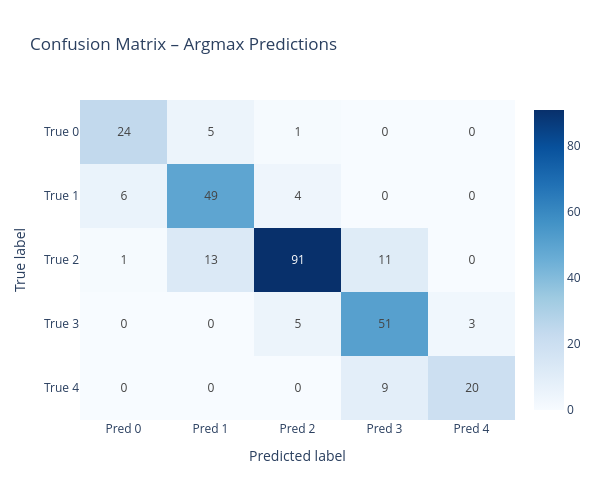
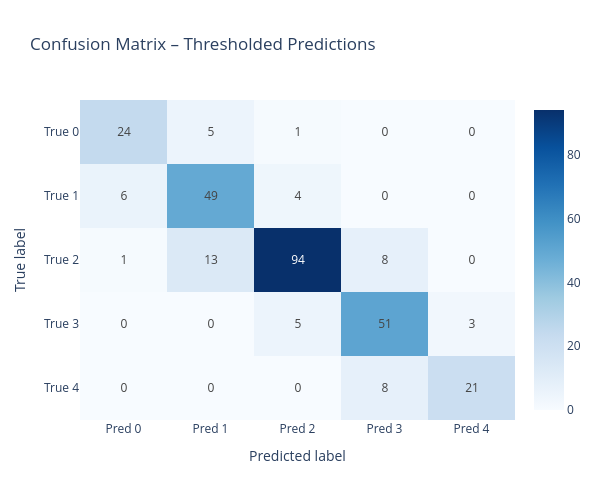
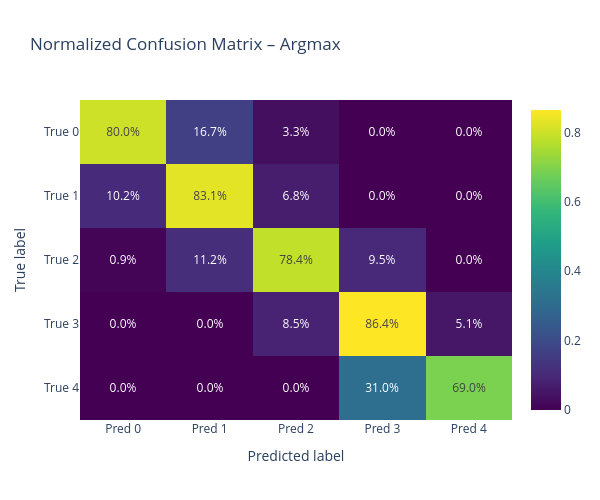
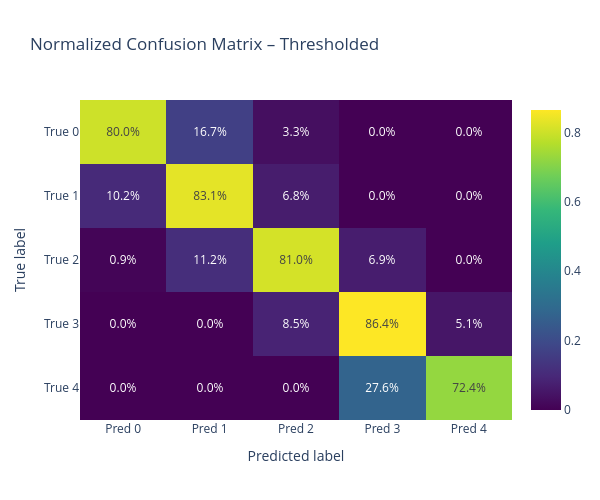

Write notebook code for charts like these, in order.
### Markdown cell above
We can now switch between SalePrice_NormalDist_Group and SalePrice_Min100_Group simply by changing TARGET_COL at the top and re-running the notebook to compare results.

### Code cell
import numpy as np
from sklearn.metrics import confusion_matrix
import plotly.graph_objects as go

def plot_confusion_heatmap(y_true, y_pred, title, normalize=False):
    """
    Plots a confusion matrix as an interactive Plotly heatmap.
    Set normalize=True for per-class percentage view.
    """
    cm = confusion_matrix(y_true, y_pred)

    if normalize:
        cm = cm.astype('float') / cm.sum(axis=1, keepdims=True)
        cm = np.nan_to_num(cm)  # handle divide-by-zero
        text = np.round(cm * 100, 1).astype(str) + '%'
        colorscale = "Viridis"
    else:
        text = cm
        colorscale = "Blues"

    classes = [str(c) for c in np.unique(y_true)]
    fig = go.Figure(
        data=go.Heatmap(
            z=cm,
            x=[f"Pred {c}" for c in classes],
            y=[f"True {c}" for c in classes],
            text=text,
            texttemplate="%{text}",
            textfont={"size": 12},
            colorscale=colorscale,
            showscale=True,
            hovertemplate="True %{y}<br>Pred %{x}<br>Count: %{z}<extra></extra>",
        )
    )

    fig.update_layout(
        title=title,
        xaxis_title="Predicted label",
        yaxis_title="True label",
        yaxis_autorange="reversed",
        width=600,
        height=500,
    )
    fig.show()

# Plot both confusion matrices
plot_confusion_heatmap(y_valid, y_pred, "Confusion Matrix – Argmax Predictions")
plot_confusion_heatmap(y_valid, preds_thr, "Confusion Matrix – Thresholded Predictions")

# Optional normalized versions (percentage view)
plot_confusion_heatmap(y_valid, y_pred, "Normalized Confusion Matrix – Argmax", normalize=True)
plot_confusion_heatmap(y_valid, preds_thr, "Normalized Confusion Matrix – Thresholded", normalize=True)

### Figure 1 — Plotly figure (JSON) as saved in the notebook; plotly's stock layout.template omitted (floating-point values rounded to 4 significant figures)
{"data": [{"colorscale": [[0, "rgb(247,251,255)"], [0.125, "rgb(222,235,247)"], [0.25, "rgb(198,219,239)"], [0.375, "rgb(158,202,225)"], [0.5, "rgb(107,174,214)"], [0.625, "rgb(66,146,198)"], [0.75, "rgb(33,113,181)"], [0.875, "rgb(8,81,156)"], [1, "rgb(8,48,107)"]], "hovertemplate": "True %{y}<br>Pred %{x}<br>Count: %{z}<extra></extra>", "showscale": true, "text": [[24, 5, 1, 0, 0], [6, 49, 4, 0, 0], [1, 13, 91, 11, 0], [0, 0, 5, 51, 3], [0, 0, 0, 9, 20]], "textfont": {"size": 12}, "texttemplate": "%{text}", "type": "heatmap", "x": ["Pred 0", "Pred 1", "Pred 2", "Pred 3", "Pred 4"], "y": ["True 0", "True 1", "True 2", "True 3", "True 4"], "z": [[24, 5, 1, 0, 0], [6, 49, 4, 0, 0], [1, 13, 91, 11, 0], [0, 0, 5, 51, 3], [0, 0, 0, 9, 20]]}], "layout": {"height": 500, "title": {"text": "Confusion Matrix – Argmax Predictions"}, "width": 600, "xaxis": {"title": {"text": "Predicted label"}}, "yaxis": {"autorange": "reversed", "title": {"text": "True label"}}}}

### Figure 2 — Plotly figure (JSON) as saved in the notebook; plotly's stock layout.template omitted (floating-point values rounded to 4 significant figures)
{"data": [{"colorscale": [[0, "rgb(247,251,255)"], [0.125, "rgb(222,235,247)"], [0.25, "rgb(198,219,239)"], [0.375, "rgb(158,202,225)"], [0.5, "rgb(107,174,214)"], [0.625, "rgb(66,146,198)"], [0.75, "rgb(33,113,181)"], [0.875, "rgb(8,81,156)"], [1, "rgb(8,48,107)"]], "hovertemplate": "True %{y}<br>Pred %{x}<br>Count: %{z}<extra></extra>", "showscale": true, "text": [[24, 5, 1, 0, 0], [6, 49, 4, 0, 0], [1, 13, 94, 8, 0], [0, 0, 5, 51, 3], [0, 0, 0, 8, 21]], "textfont": {"size": 12}, "texttemplate": "%{text}", "type": "heatmap", "x": ["Pred 0", "Pred 1", "Pred 2", "Pred 3", "Pred 4"], "y": ["True 0", "True 1", "True 2", "True 3", "True 4"], "z": [[24, 5, 1, 0, 0], [6, 49, 4, 0, 0], [1, 13, 94, 8, 0], [0, 0, 5, 51, 3], [0, 0, 0, 8, 21]]}], "layout": {"height": 500, "title": {"text": "Confusion Matrix – Thresholded Predictions"}, "width": 600, "xaxis": {"title": {"text": "Predicted label"}}, "yaxis": {"autorange": "reversed", "title": {"text": "True label"}}}}

### Figure 3 — Plotly figure (JSON) as saved in the notebook; plotly's stock layout.template omitted (floating-point values rounded to 4 significant figures)
{"data": [{"colorscale": [[0, "#440154"], [0.1111, "#482878"], [0.2222, "#3e4989"], [0.3333, "#31688e"], [0.4444, "#26828e"], [0.5556, "#1f9e89"], [0.6667, "#35b779"], [0.7778, "#6ece58"], [0.8889, "#b5de2b"], [1, "#fde725"]], "hovertemplate": "True %{y}<br>Pred %{x}<br>Count: %{z}<extra></extra>", "showscale": true, "text": [["80.0%", "16.7%", "3.3%", "0.0%", "0.0%"], ["10.2%", "83.1%", "6.8%", "0.0%", "0.0%"], ["0.9%", "11.2%", "78.4%", "9.5%", "0.0%"], ["0.0%", "0.0%", "8.5%", "86.4%", "5.1%"], ["0.0%", "0.0%", "0.0%", "31.0%", "69.0%"]], "textfont": {"size": 12}, "texttemplate": "%{text}", "type": "heatmap", "x": ["Pred 0", "Pred 1", "Pred 2", "Pred 3", "Pred 4"], "y": ["True 0", "True 1", "True 2", "True 3", "True 4"], "z": [[0.8, 0.1667, 0.03333, 0.0, 0.0], [0.1017, 0.8305, 0.0678, 0.0, 0.0], [0.008621, 0.1121, 0.7845, 0.09483, 0.0], [0.0, 0.0, 0.08475, 0.8644, 0.05085], [0.0, 0.0, 0.0, 0.3103, 0.6897]]}], "layout": {"height": 500, "title": {"text": "Normalized Confusion Matrix – Argmax"}, "width": 600, "xaxis": {"title": {"text": "Predicted label"}}, "yaxis": {"autorange": "reversed", "title": {"text": "True label"}}}}

### Figure 4 — Plotly figure (JSON) as saved in the notebook; plotly's stock layout.template omitted (floating-point values rounded to 4 significant figures)
{"data": [{"colorscale": [[0, "#440154"], [0.1111, "#482878"], [0.2222, "#3e4989"], [0.3333, "#31688e"], [0.4444, "#26828e"], [0.5556, "#1f9e89"], [0.6667, "#35b779"], [0.7778, "#6ece58"], [0.8889, "#b5de2b"], [1, "#fde725"]], "hovertemplate": "True %{y}<br>Pred %{x}<br>Count: %{z}<extra></extra>", "showscale": true, "text": [["80.0%", "16.7%", "3.3%", "0.0%", "0.0%"], ["10.2%", "83.1%", "6.8%", "0.0%", "0.0%"], ["0.9%", "11.2%", "81.0%", "6.9%", "0.0%"], ["0.0%", "0.0%", "8.5%", "86.4%", "5.1%"], ["0.0%", "0.0%", "0.0%", "27.6%", "72.4%"]], "textfont": {"size": 12}, "texttemplate": "%{text}", "type": "heatmap", "x": ["Pred 0", "Pred 1", "Pred 2", "Pred 3", "Pred 4"], "y": ["True 0", "True 1", "True 2", "True 3", "True 4"], "z": [[0.8, 0.1667, 0.03333, 0.0, 0.0], [0.1017, 0.8305, 0.0678, 0.0, 0.0], [0.008621, 0.1121, 0.8103, 0.06897, 0.0], [0.0, 0.0, 0.08475, 0.8644, 0.05085], [0.0, 0.0, 0.0, 0.2759, 0.7241]]}], "layout": {"height": 500, "title": {"text": "Normalized Confusion Matrix – Thresholded"}, "width": 600, "xaxis": {"title": {"text": "Predicted label"}}, "yaxis": {"autorange": "reversed", "title": {"text": "True label"}}}}
